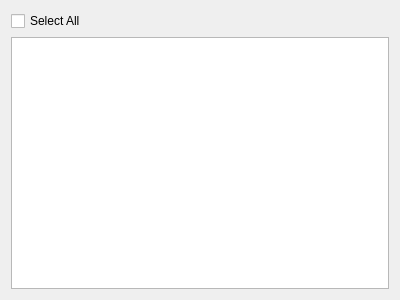
<?xml version="1.0" encoding="UTF-8"?>
<ui version="4.0">
 <class>ReverseEngineerWizardObjectListForm</class>
 <widget class="QWidget" name="ReverseEngineerWizardObjectListForm">
  <property name="geometry">
   <rect>
    <x>0</x>
    <y>0</y>
    <width>400</width>
    <height>300</height>
   </rect>
  </property>
  <property name="windowTitle">
   <string>Form</string>
  </property>
  <layout class="QVBoxLayout" name="verticalLayout">
   <item>
    <widget class="QCheckBox" name="checkBox">
     <property name="text">
      <string>Select All</string>
     </property>
     <property name="tristate">
      <bool>false</bool>
     </property>
    </widget>
   </item>
   <item>
    <widget class="QListWidget" name="listWidget">
     <property name="iconSize">
      <size>
       <width>16</width>
       <height>16</height>
      </size>
     </property>
    </widget>
   </item>
  </layout>
 </widget>
 <resources/>
 <connections>
  <connection>
   <sender>checkBox</sender>
   <signal>stateChanged(int)</signal>
   <receiver>ReverseEngineerWizardObjectListForm</receiver>
   <slot>checkStateChanged(int)</slot>
   <hints>
    <hint type="sourcelabel">
     <x>199</x>
     <y>18</y>
    </hint>
    <hint type="destinationlabel">
     <x>199</x>
     <y>149</y>
    </hint>
   </hints>
  </connection>
 </connections>
 <slots>
  <slot>checkStateChanged(int)</slot>
 </slots>
</ui>
